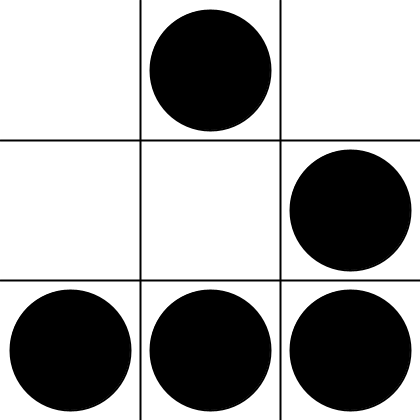
Frame 1 (no input)
Frame 60 (the mouse pressed at the canvas centre just before this capture): identical to frame 1, image omitted
Frame 120 (the mouse held since frame 60 and released just before this capture): identical to frame 1, image omitted

The Processing sketch that drew this single still picture (run headless with seeded random() and noise(); from frame 60 on, the mouse is pressed at the canvas centre):

// Processing sketch: display_the_hacker_logo
// ── display_the_hacker_logo.pde
/*

You may have heard of the "Hacker Logo", also called the "Hacker Emblem". It looks like this:

http://3.bp.blogspot.com/_-4G7w0aTpbg/Ss6YxNNOJ6I/AAAAAAAAAXA/rSmdVWvSZqM/s400/Symbol+Hacker.jpg

This is a pattern from a mathematical simulation called the Game of Life. The glider is the simplest Life pattern that moves, and the most instantly recognizable of all Life patterns.

The challenge
The challenge is pretty simple: Display the hacker logo. This is defined as:

A 3x3 grid with a border, a white background and gray gridlines.
Five black dots arranged in the GoL glider pattern.
Nothing else.
The rules
The black dots must fill 40%-80% of their individual grid-boxes.
You will display the emblem with graphical output but no ASCII art.
The output must be at least 30x30 pixels.
The output must only have the colors gray, black and white.
Each grid-box in the grid will be the same size. The grid will be a regular 3x3 square.
You may not pull the logo from the internet or your filesystem.
Your program will display the logo on an empty screen/window. If it terminates it must do so normally.
Note that "dots" does not necessarily mean "circles". A "dot" is a single geometric shape centered in the middle of the grid-box with one surface. For example, while a circle or square will qualify as a dot, two triangles or a checkerboard will not.
The winner
As this is code-golf, the shortest answer in each language wins!

Please include a screenshot of the output of your program in your answer.

*/

void setup() {
  size(420, 420);
}

void draw() {
  background(255);
  logo();
}

void logo() {
  final int SEPERATOR = 140;
  final int RADIUS    = 120;
  final int CENTER    = SEPERATOR/2;
  
  strokeWeight(2);
  for (int i = 1; i <= 2; i++) {
    line(SEPERATOR*i, 0, SEPERATOR*i, height);
    line(0, SEPERATOR*i, width, SEPERATOR*i);
  }
  
  fill(0);
  circle(CENTER*3, CENTER, RADIUS);
  circle(CENTER*5, CENTER*3, RADIUS);
  circle(CENTER, CENTER*5, RADIUS);
  circle(CENTER*3, CENTER*5, RADIUS);
  circle(CENTER*5, CENTER*5, RADIUS);
}
